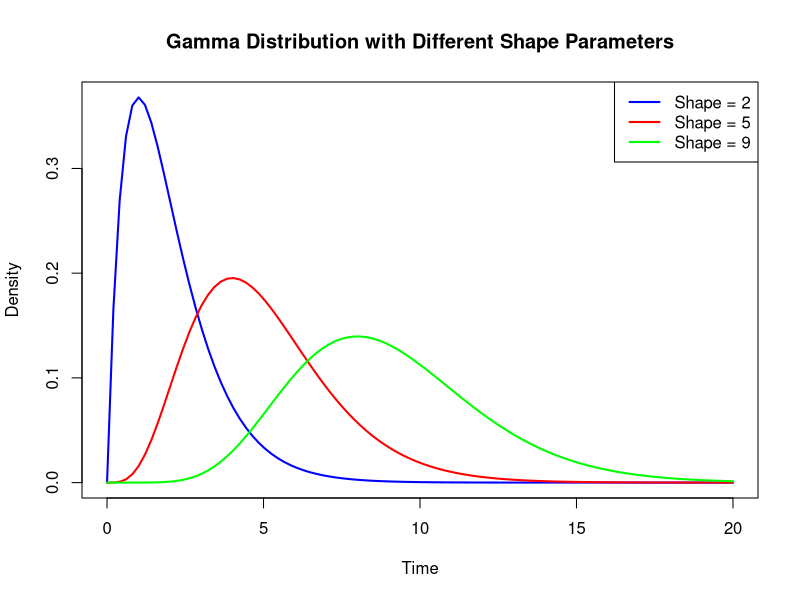

The R script that drew this image:
x <- seq(0, 20, length = 100) 
gamma_shape1 <- dgamma(x, shape = 2, scale = 1)  # Shape = 2, Scale = 1 
gamma_shape2 <- dgamma(x, shape = 5, scale = 1)  # Shape = 5, Scale = 1 
gamma_shape3 <- dgamma(x, shape = 9, scale = 1)  # Shape = 9, Scale = 1 
plot(x, gamma_shape1, type = "l", col = "blue", lwd = 2,  
     main = "Gamma Distribution with Different Shape Parameters",  
     xlab = "Time",  
     ylab = "Density") 
lines(x, gamma_shape2, col = "red", lwd = 2) 
lines(x, gamma_shape3, col = "green", lwd = 2) 
legend("topright", legend = c("Shape = 2", "Shape = 5", "Shape = 9"), 
       col = c("blue", "red", "green"), lwd = 2)